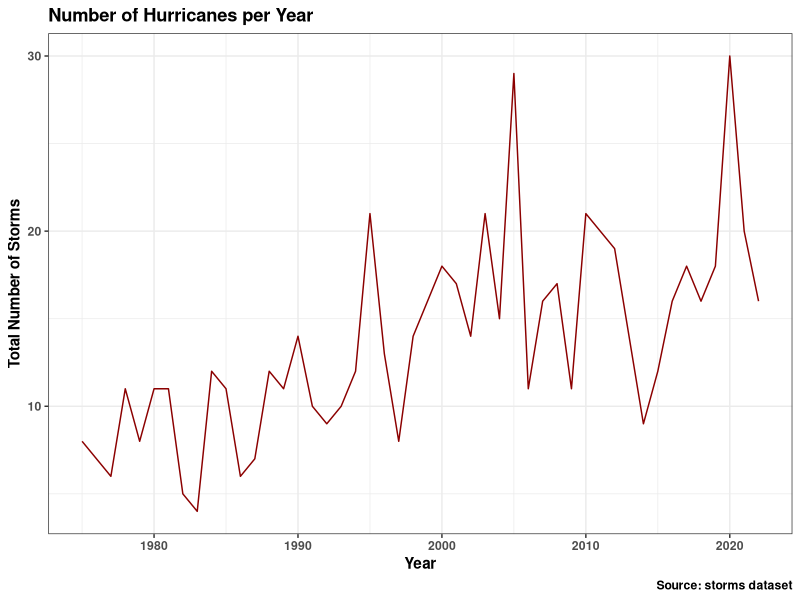

Recreate this plot in R.
## ---- chunk 1
#| message: false
library(tidyverse)

storms %>% 
  group_by(year) %>% 
  summarize(storms = unique(name)) %>% 
  summarize(canes = n()) %>% 
  ggplot(aes(year, canes))+
  geom_line(color = "darkred")+
  theme_bw()+
  labs(
    title = "Number of Hurricanes per Year",
    x = "Year",
    y = "Total Number of Storms",
    caption = "Source: storms dataset"
  )+
  theme(
    text = element_text(face = "bold")
  )
